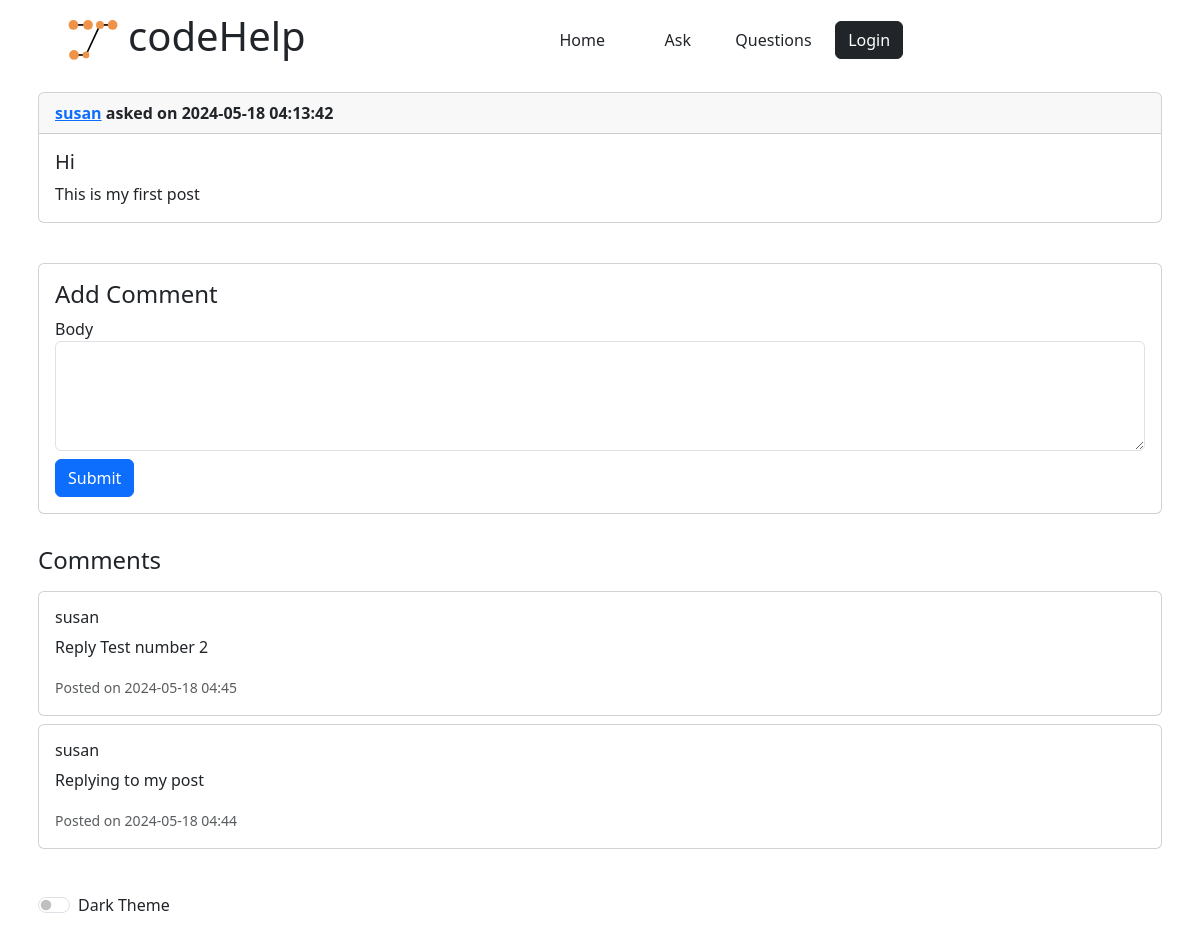
/post/1, run on the app's committed database.
### app/models.py (models this page shows, shortened)
class User(UserMixin, db.Model):
    id: so.Mapped[int] = so.mapped_column(primary_key=True)
    username: so.Mapped[str] = so.mapped_column(sa.String(64), index=True,
                                                unique=True)
    email: so.Mapped[str] = so.mapped_column(sa.String(120), index=True,
                                             unique=True)
    password_hash: so.Mapped[Optional[str]] = so.mapped_column(sa.String(256))
    posts: so.WriteOnlyMapped['Post'] = so.relationship(
        back_populates='author')
    comments: so.WriteOnlyMapped['Comment'] = so.relationship(
        back_populates='author')

class Post(db.Model):
    id: so.Mapped[int] = so.mapped_column(primary_key=True)
    title: so.Mapped[str] = so.mapped_column(sa.String(140))
    body: so.Mapped[str] = so.mapped_column(sa.String(256))
    timestamp: so.Mapped[datetime] = so.mapped_column(
        index=True, default=lambda: datetime.now(timezone.utc).replace(microsecond=0))
    user_id: so.Mapped[int] = so.mapped_column(sa.ForeignKey(User.id),
                                               index=True)
    author: so.Mapped[User] = so.relationship(back_populates='posts')
    comments: so.WriteOnlyMapped['Comment'] = so.relationship(
        back_populates='post')

class Comment(db.Model):
    id: so.Mapped[int] = so.mapped_column(primary_key=True)
    body: so.Mapped[str] = so.mapped_column(sa.String(280))
    timestamp: so.Mapped[datetime] = so.mapped_column(
        index=True, default=lambda: datetime.now(timezone.utc).replace(microsecond=0))
    user_id: so.Mapped[int] = so.mapped_column(sa.ForeignKey(User.id),
                                               index=True)
    post_id: so.Mapped[int] = so.mapped_column(sa.ForeignKey(Post.id),
                                               index=True)
    parent_comment_id: so.Mapped[Optional[int]] = so.mapped_column(
        sa.ForeignKey('comment.id'))
    author: so.Mapped[User] = so.relationship(back_populates='comments')
    post: so.Mapped[Post] = so.relationship(back_populates='comments')
    replies: so.WriteOnlyMapped['Comment'] = so.relationship(
        backref=so.backref('parent', remote_side=[id])
    )

### app/routes.py (the view, shortened to what this page needs)
@app.route('/post/<int:post_id>', methods=['GET', 'POST'])
def postDetails(post_id):
    post = Post.query.get_or_404(post_id)
    comments = Comment.query.filter_by(post_id=post_id).order_by(desc(Comment.timestamp)).all()
    form = CommentForm()
    return render_template('postDetails.html', post=post, form=form, comments=comments)

### app/forms.py
class CommentForm(FlaskForm):
    body = TextAreaField('Body', validators=[DataRequired()])
    submit = SubmitField('Submit')

### app/templates/postDetails.html (shortened to what this page needs)
{% extends "base.html" %}
{% block content %}
<div class="container p-2 my-2">
    <div class="card mb-3">
        <div class="card-header">
            <strong><a href="{{ url_for('profile', user_id=post.author.id) }}">{{ post.author.username }}</a> asked on {{post.timestamp}}</strong>
        </div>
        <div class="card-body">
            <h5 class="card-title">{{ post.title }}</h5>
            <p class="card-text">{{ post.body }}</p>
        </div>
    </div>
</div>
<div class="container p-2">
    <div class="card">
        <div class="card-body">
            <h4 class="card-title">Add Comment</h4>
            <form id="commentForm" method="POST">
                <div class="form-group">
                    {{ form.body.label(class="form-control-label") }}
                    {{ form.body(class="form-control", rows="4") }}
                </div>
                <div class="form-group mt-2">
                    {{ form.submit(class="btn btn-primary") }}
                </div>
            </form>
        </div>
    </div>
</div>
<div class="container p-2">
    <div id="commentsSection">
        <h4 class="my-3">Comments</h4>
        {% for comment in comments %}
        <div class="card my-2">
            <div class="card-body">
                <h6 class="card-title">{{ comment.author.username }}</h6>
                <p class="card-text">{{ comment.body }}</p>
                <p class="card-text"><small class="text-muted">Posted on {{ comment.timestamp.strftime('%Y-%m-%d %H:%M') }}</small></p>
            </div>
        </div>
        {% endfor %}
    </div>
</div>
{% endblock %}

### app/static/codeHelp.css (style rules this page uses)
body { background-color: #ffffff; color: #212529; }

### data on the page
User: author.username "susan"
Post: timestamp "2024-05-18 04:13:42", title "Hi", body "This is my first post"
Comment: author.username "susan", body "Reply Test number 2", timestamp "2024-05-18 04:45"
Comment: author.username "susan", body "Replying to my post", timestamp "2024-05-18 04:44"
